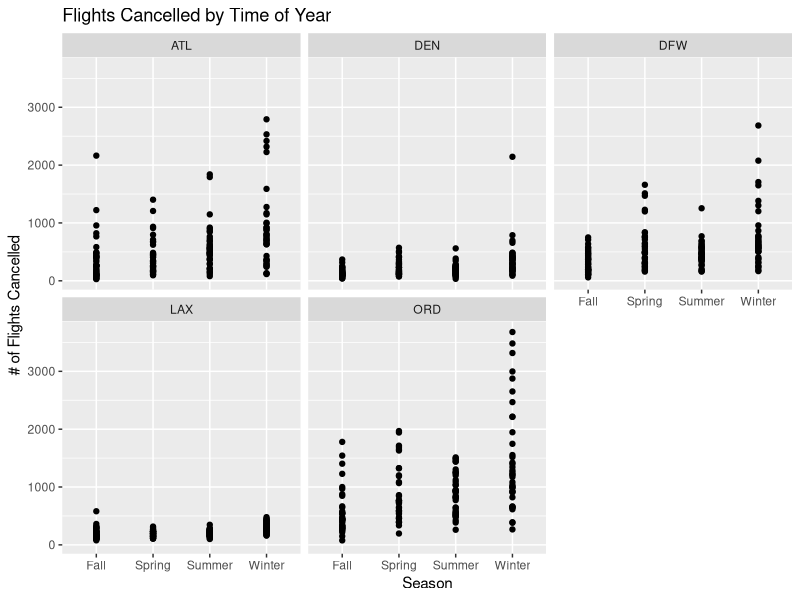
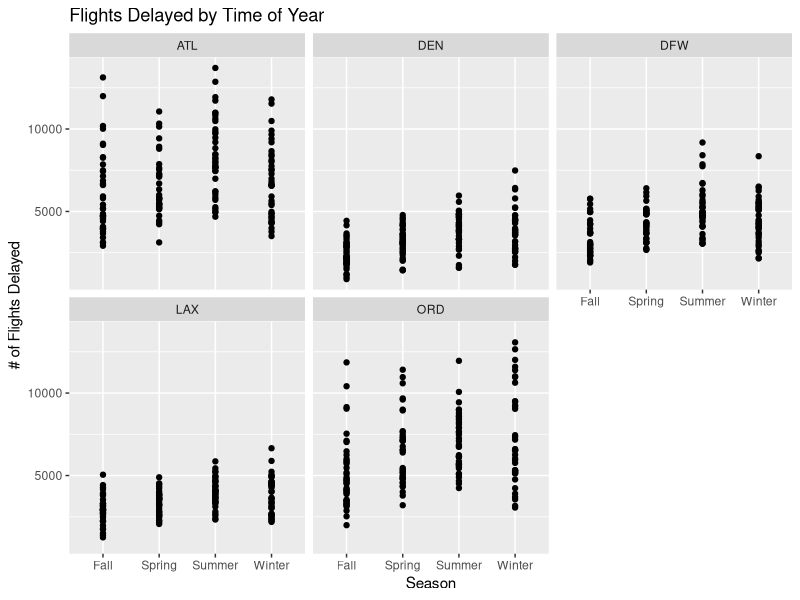

R code for these plots, in order: (Note: this script raises an error after producing the figures.)
## ---- chunk 1
#| label: load-pkgs
#| message: false

library(tidyverse)
## ---- chunk 2
#| label: load-data

airlines <- read_csv("airlines.csv", show_col_types = FALSE)
## ---- chunk 3
#| label: add-season

winter <- c(12, 1, 2)
spring <- c(3, 4, 5)
summer <- c(6, 7, 8)

airlines_season <- airlines |>
  mutate(season = if_else(Time.Month %in% winter, "Winter",
                  if_else(Time.Month %in% spring,"Spring",
                  if_else(Time.Month %in% summer, "Summer", "Fall"))))
## ---- chunk 4
#| label: filter-pop-airports

airlines_season <- airlines_season |>
  filter(Airport.Code == "ATL" |
         Airport.Code == "LAX" |
         Airport.Code == "ORD" |
         Airport.Code ==  "DFW" |
         Airport.Code == "DEN")
## ---- chunk 5
#| label: cancel-by-season

airlines_season |>
  ggplot(
    aes(x = season, y = Statistics.Flights.Cancelled)
  ) +
  geom_point() +
  facet_wrap(~Airport.Code) +
  labs(x = "Season",
       y = "# of Flights Cancelled",
       title = "Flights Cancelled by Time of Year")
## ---- chunk 6
#| label: delay-by-season
airlines_season |>
  ggplot(
    aes(x = season, y = Statistics.Flights.Delayed)
  ) +
  geom_point() +
  facet_wrap(~Airport.Code) +
  labs(x = "Season",
       y = "# of Flights Delayed",
       title = "Flights Delayed by Time of Year")

## ---- chunk 7
#| label: airport-means
airlines_season |>
  filter(Airport.Code == "ATL") |>
  summarize(atl_mean_cancel = mean(Statistics.Flights.Cancelled),
            atl_mean_delay = mean(Statistics.Flights.Delayed))

airlines_season |>
  filter(Airport.Code == "DEN") |>
  summarize(den_mean_cancel = mean(Statistics.Flights.Cancelled),
            den_mean_delay = mean(Statistics.Flights.Delayed))

airlines_season |>
  filter(Airport.Code == "DFW") |>
  summarize(dfw_mean_cancel = mean(Statistics.Flights.Cancelled),
            dfw_mean_delay = mean(Statistics.Flights.Delayed))

airlines_season |>
  filter(Airport.Code == "LAX") |>
  summarize(lax_mean_cancel = mean(Statistics.Flights.Cancelled),
            lax_mean_delay = mean(Statistics.Flights.Delayed))

airlines_season |>
  filter(Airport.Code == "ORD") |>
  summarize(ord_mean_cancel = mean(Statistics.Flights.Cancelled),
            ord_mean_delay = mean(Statistics.Flights.Delayed))

## ---- chunk 8
#| label: season-means

airlines_season |>
  filter(season == "Winter") |>
  summarize(winter_mean_cancel = mean(Statistics.Flights.Cancelled),
            winter_mean_delay = mean(Statistics.Flights.Delayed))

airlines_season |>
  filter(season == "Spring") |>
  summarize(spring_mean_cancel = mean(Statistics.Flights.Cancelled),
            spring_mean_delay = mean(Statistics.Flights.Delayed))

airlines_season |>
  filter(season == "Summer") |>
  summarize(summer_mean_cancel = mean(Statistics.Flights.Cancelled),
            summer_mean_delay = mean(Statistics.Flights.Delayed))

airlines_season |>
  filter(season == "Fall") |>
  summarize(fall_mean_cancel = mean(Statistics.Flights.Cancelled),
            fall_mean_delay = mean(Statistics.Flights.Delayed))
## ---- chunk 9
#| label: add-linear-reg

linear_reg() |>
  set_engine("lm") |>
  fit(Statistics.Flights.Delayed ~ season, data = airlines_season) |>
  tidy()

## ---- chunk 10
#| label: visualize-linear-reg

airlines_season |>
ggplot(
aes(x = season, y = Statistics.Flights.Delayed)) +
geom_point() +
geom_smooth(method = "lm", se = FALSE) +
labs(x = "Season",
y = "Number of Flights Delayed",
title = "Number of Flights Delayed by Season")

## ---- chunk 11
#| label: visualize-linear-reg-airport-code

airlines_season |>
ggplot(
aes(x = season, y = Statistics.Flights.Delayed)) +
geom_point() +
geom_smooth(method = "lm", se = FALSE) +
labs(x = "Season",
y = "Number of Flights Delayed",
title = "Number of Flights Delayed by Season")

